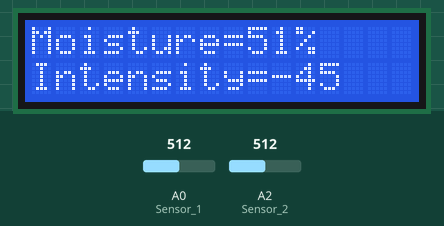
Recording of a sketch running on a simulated Arduino Uno, built with avr-gcc and run on an emulated ATmega328P. Parts: 16×2 character LCD. The test bench sets the inputs (shaded band); at power-on: A0 (Sensor_1) = 512, A2 (Sensor_2) = 512.

Above: at 2.2 s.
2.3 s: A0 (Sensor_1) set to 106
At 2.7 s:
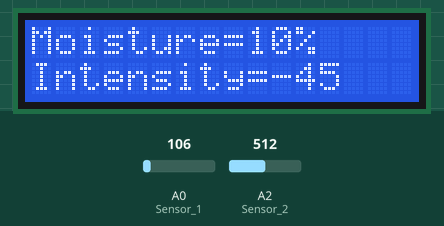
3.8 s: A0 (Sensor_1) set to 94
At 5.0 s:
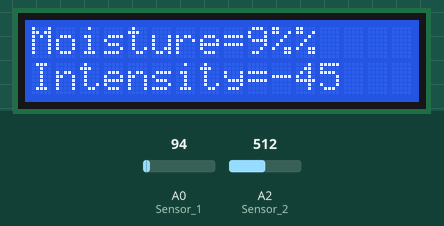
5.3 s: A2 (Sensor_2) set to 716
At 6.2 s:
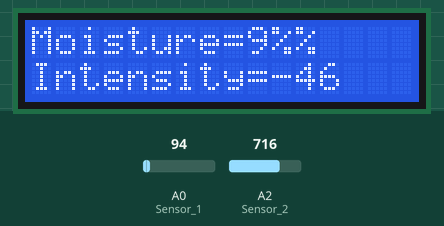
6.8 s: A2 (Sensor_2) set to 900
At 7.3 s:
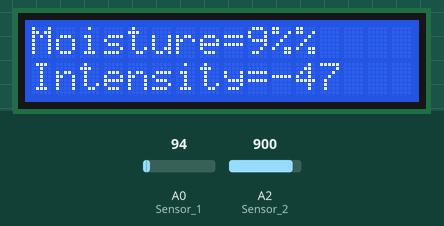
8.3 s: A0 (Sensor_1) set to 122
At 8.6 s:
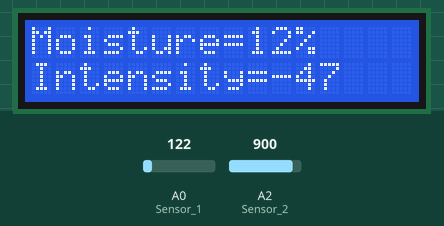
9.8 s: A2 (Sensor_2) set to 511
At 10.8 s:
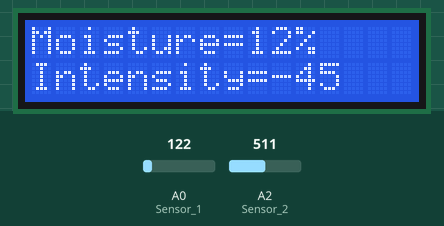
Timing chart, 0 to 12.3 s (numbered marks = the images above; inputs shaded):
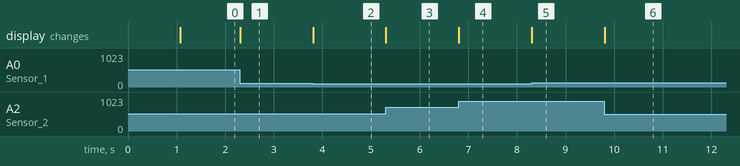

Measured:
- the behaviour switches between 100 and 99 on A0 (Sensor_1) (found by bisection; images 1 and 2)
- after the input at 2.3 s, the display: changes at once (image 1)
- after the input at 3.8 s, the display: changes at once (image 2)
- after the input at 5.3 s, the display: changes at once (image 3)
- after the input at 6.8 s, the display: changes at once (image 4)
- after the input at 8.3 s, the display: changes at once (image 5)
- after the input at 9.8 s, the display: changes at once (image 6)

The sketch:

MOISTURE_LVL_MONITOR.ino
```cpp
#include <LiquidCrystal.h>
LiquidCrystal lcd(12, 11, 5, 4, 3, 2);
#define Sensor_1  A0
#define Sensor_2  A2


void setup(){
  Serial.begin(9600);
  lcd.begin(16, 2);
  lcd.clear();
  for (int i = Sensor_1; i <= Sensor_2; i++)
  pinMode(i,INPUT);
lcd.setCursor(0,0);
lcd.print("SOIL MONITOR");
//lcd.print("SM= ");
//lcd.print("In= ");
delay (1000);
lcd.clear();
}
void loop() {
   SM_readings();
   In_readings();
  //delay(1000);
   }
void SM_readings(){
  int value_1 = analogRead(Sensor_1);
  //Serial.print("MOISTURE LEVEL : ");
   value_1= analogRead(Sensor_1);
   value_1= value_1/10;
  //lcd.setCursor(3,0);
  //lcd.print(!value_1);
 // Serial.print("Soil Moisture=");
  //Serial.print(!value_1);
  lcd.setCursor(0,0);
  lcd.print("Moisture=");
  //lcd.setCursor(10,0);
  lcd.print(value_1);
  lcd.print("%");

}

void In_readings(){
  int value_2 = analogRead(Sensor_2);
  value_2 = analogRead(Sensor_2);
  value_2 = (((2500/(analogRead(Sensor_2)*0.1))-500)/10);

  lcd.setCursor(0,1);
  lcd.print("Intensity=");
  //lcd.setCursor(11,1);
  lcd.print(value_2);

  //Serial.print("Intensity=");
  //Serial.print(value_2);
  //Serial.print("\t");
}
```
